Frame 1 (no input): blank canvas, image omitted
Frame 60 (the mouse pressed at the canvas centre just before this capture): blank canvas, image omitted
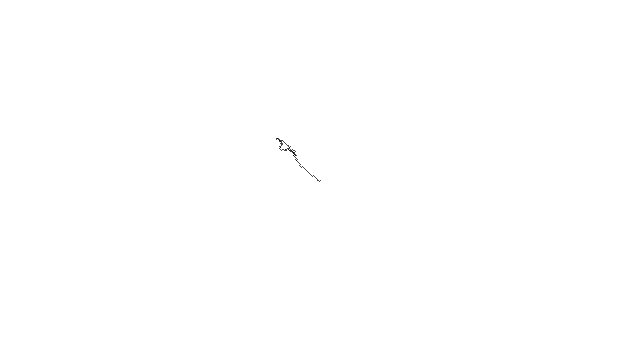
Frame 120 (the mouse held since frame 60 and released just before this capture)

The Processing sketch whose frames 1 and 60 were blank and that drew this single picture after the mouse press (run headless with seeded random() and noise(); from frame 60 on, the mouse is pressed at the canvas centre):

// Processing sketch: Walker0
// ── Walker0.pde
Walker w;

void setup()
{
  background(255);
  size(640, 360);
  w = new Walker();
}

void draw()
{
  w.display();
  w.walk();
}

// ── Walker.pde
class Walker
{
  int x;
  int y;
  
  Walker()
  {
    x = width/2;
    y = height/2;
  }
  
  void display()
  {
    stroke(0);
    point(x, y);
  }
  

  
  void walk()
  {
              
    float chance = random(1);
   
    float dirX = mouseX - x;
    float dirY = mouseY - y;
      
    if(chance < 0.5)
    {
    
      if(dirX != 0)
      {
        dirX /= abs(dirX);
      }
      if(dirY != 0)
      {
        dirY /= abs(dirY);
      }
    
      x += dirX;
      y += dirY;
    }
    else
    {
    float stepX = int(random(3)) - 1; // yields -1, 0, and 1
    float stepY = int(random(3)) - 1; // yields -1, 0, and 1
    
    x += stepX;
    y += stepY;
    
    }
    
    
    
  }
}
